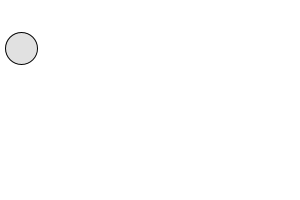
Frame 1 (no input)
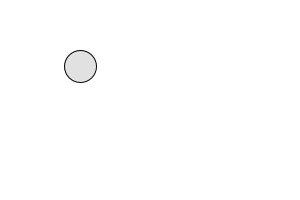
Frame 60 (the mouse pressed at the canvas centre just before this capture)
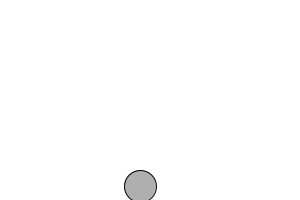
Frame 120 (the mouse held since frame 60 and released just before this capture)

The Processing sketch that drew these frames (run headless with seeded random() and noise(); from frame 60 on, the mouse is pressed at the canvas centre):

// Processing sketch: Prellball3
// ── Prellball3.pde
/*
 Erweiterung von Prellball2. Implementiere zusätzliche Features. 
 Z.B. dass sich die Farbe oder Größe des Balls ändert, 
 abhängig von bestimmten Bedingungen.
 */
// -a
int x = 20;
int y = 50;
int d = 32;
int xSpeed = 1;
int ySpeed = -2;

void setup() {
  size(300, 200);
  smooth();
}

void draw() {
  background(255);

  x = x + xSpeed;
  y = y + ySpeed;

  if ((x > width) || (x < 0)) {
    xSpeed = -xSpeed;
  }

  if ((y > height) || (y < 0)) {
    ySpeed = -ySpeed;
  }

  if (y > height/2) {
    fill(175);
  } else {
    fill(225);
  }
  
  if (x > width/2) {
    d = 42;
  } else {
    d = 32;
  }
  
  ellipse(x, y, d, d);
}
// -b
